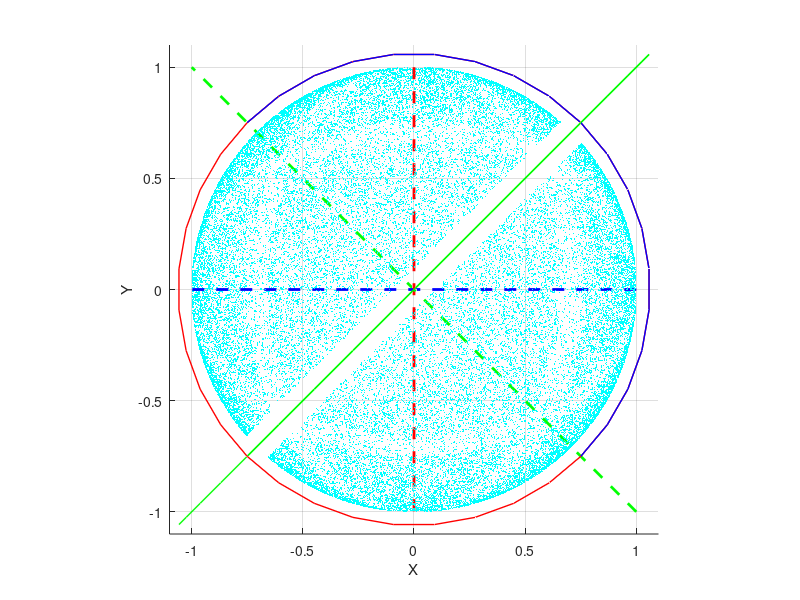

Write MATLAB code to recreate this figure.
clear
close all

rng('default')

% L converts from wheel momentums to a resulting momentum vector, i.e
%	x = L*w (also w = pinv(L)*x)
%  
L = [ 1 -1 -1  1;					% axes of the 4 wheels
	  1  1 -1 -1;
	  1 -1  1 -1 ] / sqrt(3);
  
L(:,4) = 0; 						% disable wheel 4

% generate random points on a sphere
%
N = 50e3;
TH = 2*pi*rand(1,N);
PH = asin(-1+2*rand(1,N));
[X,Y,Z] = sph2cart(TH,PH,1);
x = [X;Y;Z];


% x are momentum vectors we might want to use to rotate the satellite
% or maintain the satellite orientation
%
w = pinv(L)*x;						% convert to wheel momentums

w_max = max(max(abs(w)));			% max wheel momentum
disp( w_max )

r = 400/6000;						% min RPM / max RPM


% don't plot points if wheel RPM < r*w_max
%
i = find( abs(w(1,:)) < r*w_max );	w(:,i) = NaN;
i = find( abs(w(2,:)) < r*w_max );	w(:,i) = NaN;
i = find( abs(w(3,:)) < r*w_max );	w(:,i) = NaN;
% i = find( abs(w(4,:)) < r*w_max );	w(:,i) = NaN;


% percent points in dead bands
%
display( 100*sum(isnan(sum(w)))/N )


% back to momentum vectors 
%	(y==x except where abs(wheel momentum) < r*w_max)
%
y = L*w;			


% check that x==y except where abs(wheel momentum) < r*w_max)
%
[~,j] = find( ~isnan(sum(w)) );
all(all( abs( x(:,j)-y(:,j)) < 10*eps ))


% generate elipses in center of dead bands
%
ang = pi * [-1:1/18:1]';
c = cos(ang);
s = sin(ang);
z = zeros(size(ang));
bandx = 1.3*L*[z c s z]';			% wheel 1 & 4 = 0
bandy = 1.3*L*[c z s z]';			% wheel 2 & 4 = 0
bandz = 1.3*L*[c s z z]';			% wheel 3 & 4 = 0

	
% Axis of a dead band, for example bandx, can be found with:
%
% v1 = L*[0 c s 0]' with c = 1 & s = 0
% v2 = L*[0 c s 0]' with c = 0 & s = 1
% axis of bandx = cross( v1, v2 ) / 2;
%
% axis of bandx = [0  1  1]';
% axis of bandy = [1 -1  0]';
% axis of bandz = [1  0 -1]';

figure
	axis(1.1*[-1 1 -1 1 -1 1]); hold on
	plot3( y(1,:), y(2,:), y(3,:), '.c', 'markersize', .125 )
	plot3( [0  0], [1 -1], [1 -1], '--r', 'LineWidth', 2 )
	plot3( [1 -1], [-1 1], [0  0], '--g', 'LineWidth', 2 )
	plot3( [1 -1], [0  0], [-1 1], '--b', 'LineWidth', 2 )
	plot3( bandx(1,:), bandx(2,:), bandx(3,:), 'r', 'LineWidth', 1  )
  	plot3( bandy(1,:), bandy(2,:), bandy(3,:), 'g', 'LineWidth', 1  )
  	plot3( bandz(1,:), bandz(2,:), bandz(3,:), 'b', 'LineWidth', 1  )
	axis vis3d
	xlabel('X')
	ylabel('Y')
	zlabel('Z')
	grid
	rotate3d on

